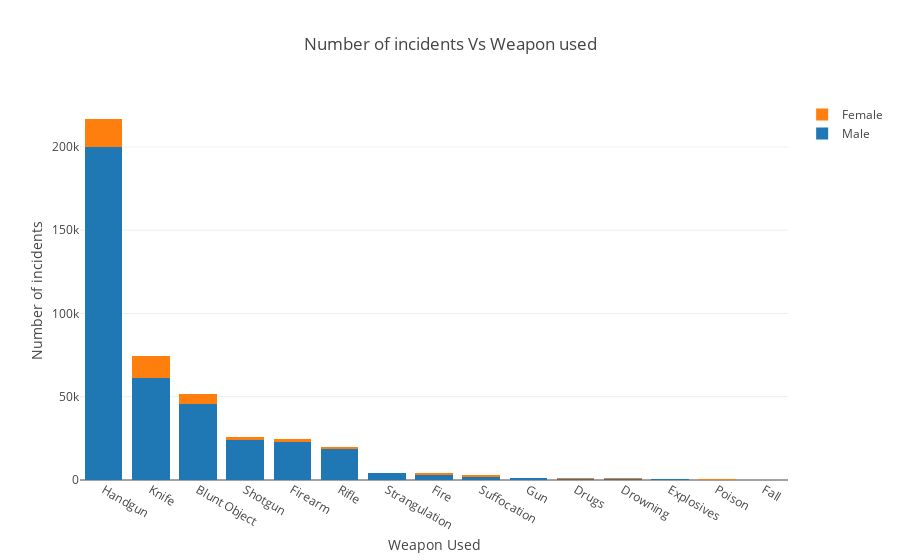

The notebook cell saved with this chart:
### Code cell
import plotly.plotly as py
import plotly.graph_objs as go
from plotly.offline import iplot, init_notebook_mode

trace1 = go.Bar(
    x=male_count_df.Weapon,
    y=male_count_df['number of incidents'],
    name='Male'
)
trace2 = go.Bar(
    x=female_count_df.Weapon,
    y=female_count_df['number of incidents'],
    name='Female'
)

data = [trace1, trace2]
layout = go.Layout(
    barmode='stack',
    title = "Number of incidents Vs Weapon used",
    xaxis=dict(title = "Weapon Used"),
    yaxis = dict(title = "Number of incidents")
)

fig = go.Figure(data=data, layout=layout)
iplot(fig)

### Figure 1 — Plotly figure (JSON) as saved in the notebook; plotly's stock layout.template omitted (floating-point values rounded to 4 significant figures)
{"data": [{"name": "Male", "type": "bar", "x": ["Handgun", "Knife", "Blunt Object", "Shotgun", "Firearm", "Rifle", "Strangulation", "Fire", "Suffocation", "Gun", "Drugs", "Drowning", "Explosives", "Poison", "Fall"], "y": [199672, 60989, 45748, 24299, 23040, 18480, 4019, 3129, 1926, 1238, 822, 492, 355, 220, 137]}, {"name": "Female", "type": "bar", "x": ["Handgun", "Knife", "Blunt Object", "Shotgun", "Rifle", "Firearm", "Suffocation", "Fire", "Drugs", "Drowning", "Strangulation", "Poison", "Gun", "Explosives", "Fall"], "y": [17103, 13744, 5714, 1733, 1449, 1283, 1051, 997, 567, 507, 390, 155, 84, 33, 29]}], "layout": {"barmode": "stack", "title": "Number of incidents Vs Weapon used", "xaxis": {"title": "Weapon Used"}, "yaxis": {"title": "Number of incidents"}}}
